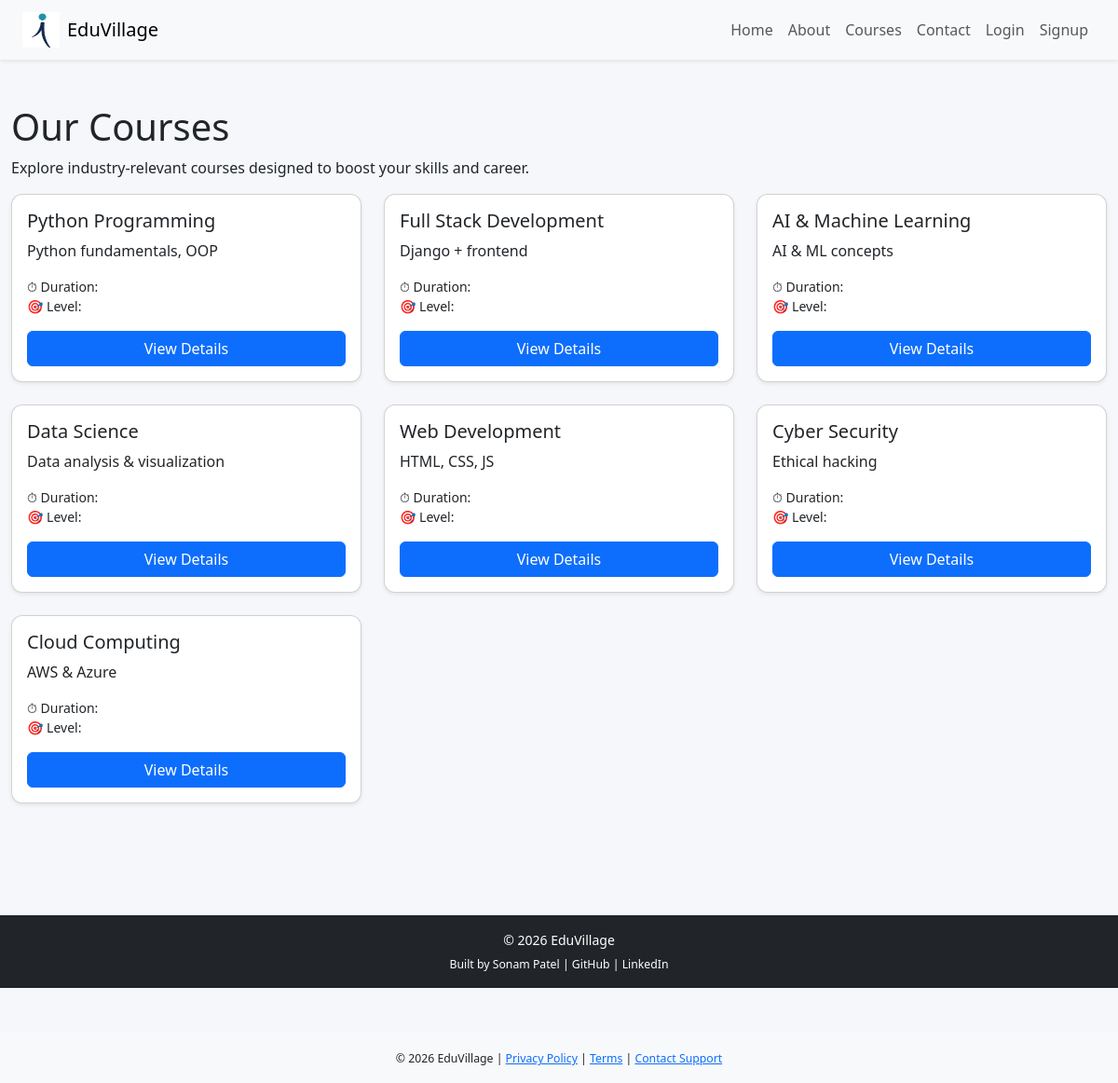
Page /courses/ on the committed database.
### core/models.py (models this page shows, shortened)
class Course(models.Model):
    title = models.CharField(max_length=200)
    description = models.TextField()
    created_by = models.ForeignKey(User, on_delete=models.CASCADE)

### core/views.py (the view)
# urls.py: path('courses/', views.admin_courses, name='admin_courses'),
def courses(request):
    courses = Course.objects.all()
    enrolled_courses = []
    if request.user.is_authenticated:
        enrolled_courses = Course.objects.filter(
            enrollment__user=request.user
        )
    return render(request, 'core/courses.html', {
        'courses': courses,
        'enrolled_courses': enrolled_courses
    })

### core/templates/core/courses.html (shortened to what this page needs)
{% extends 'core/base.html' %}
{% block content %}
<div class="courses-container">
    <h1 class="page-title">Our Courses</h1>
    <p class="page-subtitle">
        Explore industry-relevant courses designed to boost your skills and career.
    </p>
   <div class="row">
  {% for course in courses %}
  <div class="col-md-4 mb-4">
    <div class="card shadow-sm h-100">
      <div class="card-body">
        <h5 class="card-title">{{ course.title }}</h5>
        <p class="card-text">{{ course.description|truncatewords:20 }}</p>
        <ul class="list-unstyled small">
          <li>⏱ Duration: {{ course.duration }}</li>
          <li>🎯 Level: {{ course.level }}</li>
        </ul>
        <a href="{% url 'course_detail' course.id %}"
           class="btn btn-primary w-100">
          View Details
        </a>
      </div>
    </div>
  </div>
  {% endfor %}
      </div>
    </div>
    </div>
</div>
{% endblock %}

### core/templates/core/base.html (shortened to what this page needs)
{% load static %}
<!DOCTYPE html>
<html lang="en">
<head>
    <link href="https://cdn.jsdelivr.net/npm/bootstrap@5.3.2/dist/css/bootstrap.min.css" rel="stylesheet">
    <link rel="stylesheet" href="{% static 'css/style.css' %}">
</head>
<body>
<nav class="navbar navbar-expand-lg navbar-light bg-light shadow-sm px-4">
    <a class="navbar-brand d-flex align-items-center" href="{% url 'home' %}">
        <img src="{% static 'images/logo.png' %}" alt="EduVillage Logo" width="40" class="me-2">
        <span>EduVillage</span>
    </a>
    <div class="collapse navbar-collapse" id="navbarNav">
        <ul class="navbar-nav ms-auto">
            <li class="nav-item"><a class="nav-link" href="{% url 'home' %}">Home</a></li>
            <li class="nav-item"><a class="nav-link" href="{% url 'about' %}">About</a></li>
            <li class="nav-item"><a class="nav-link" href="/courses/">Courses</a></li>
            <li class="nav-item"><a class="nav-link" href="/contact/">Contact</a></li>
            {% if user.is_authenticated %}
                <li class="nav-item"><a class="nav-link" href="{% url 'dashboard_student' %}">Login/Signup</a></li>
            {% else %}
                <li class="nav-item"><a class="nav-link" href="{% url 'login' %}">Login</a></li>
                <li class="nav-item"><a class="nav-link" href="{% url 'signup' %}">Signup</a></li>
            {% endif %}
        </ul>
    </div>
</nav>
<div class="container-fluid">
    <div class="row">
<main class="col-12 py-4">
        <main class="{% if user.is_authenticated %}col-md-10 ms-sm-auto col-lg-10 px-md-4{% else %}col-12{% endif %} py-4">
            {% block content %}{% endblock %}
<footer class="bg-dark text-white mt-5 p-3 text-center">
    <p class="mb-1">© 2026 EduVillage</p>
    <small>
        Built by Sonam Patel |
        <a href="https://github.com/Patelsonam" class="text-white text-decoration-none" target="_blank">GitHub</a> |
        <a href="https://www.linkedin.com/in/sonam-patel-42244126a/" class="text-white text-decoration-none" target="_blank">LinkedIn</a>
    </small>
</footer>
</body>
<footer class="text-center mt-5 p-3 bg-light">
  <small>
    © 2026 EduVillage |
    <a href="#">Privacy Policy</a> |
    <a href="#">Terms</a> |
    <a href="#">Contact Support</a>
  </small>
</footer>
</html>

### static/css/style.css (style rules this page uses)
* { box-sizing: border-box; }
body { margin: 0; padding: 0; font-family: 'Segoe UI', Arial, sans-serif; background: #f5f7fa; overflow-x: hidden; }
.card { border-radius: 12px; }
.bg-dark { background-color: #212529 !important; }
footer { font-size: 14px; }
h1, h2, h3, h4, h5, h6, p, span, div { writing-mode: horizontal-tb !important; white-space: normal; }
.navbar .nav-link { position: relative; transition: color 0.3s ease; }
.navbar .nav-link::after { content: ""; position: absolute; width: 0; height: 2px; background-color: #0d6efd; left: 0; bottom: -4px; transition: width 0.3s ease; }

### rows in the picture
Course: title "Python Programming", description "Python fundamentals, OOP"
Course: title "Full Stack Development", description "Django + frontend"
Course: title "AI & Machine Learning", description "AI & ML concepts"
Course: title "Data Science", description "Data analysis & visualization"
Course: title "Web Development", description "HTML, CSS, JS"
Course: title "Cyber Security", description "Ethical hacking"
Course: title "Cloud Computing", description "AWS & Azure"
